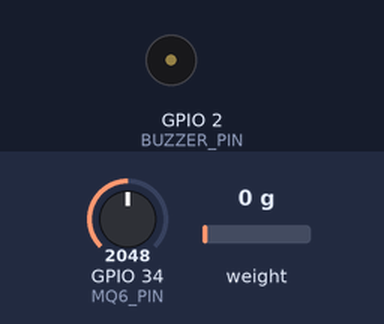
Bench run of a program on a simulated ESP32. On the bench: buzzer (waves = sounding, pin HIGH). The inputs (shaded band) are chosen by the test bench; at power-on: GPIO 34 (MQ6_PIN) = 2048, weight on the scale 0 g. WiFi joins after 1.5 s; servers stay silent unless stated; the local clock reads 2024-03-15 10:24:30 at power-on unless the program sets it; no MQTT or app messages arrive unless stated; what the program prints to the serial monitor is not drawn.

Above: at 4.7 s.
4.8 s: GPIO 34 (MQ6_PIN) set to 2452
13.2 s: GPIO 34 (MQ6_PIN) set to 2540
At 20.61 s:
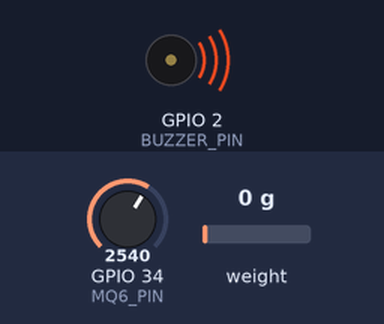
22.2 s: GPIO 34 (MQ6_PIN) set to 2047
At 23.2 s:
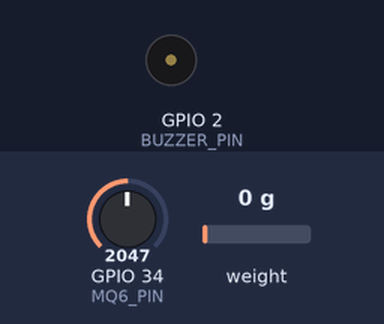
30.6 s: GPIO 34 (MQ6_PIN) set to 2866
At 40.63 s:
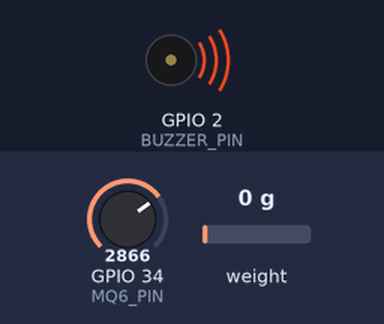
Timing chart, 0 to 42.2 s (numbered marks = the images above; inputs shaded):
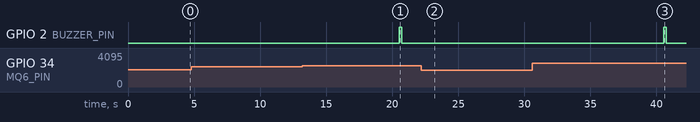

Measured:
- the behaviour switches between 2484 and 2485 on GPIO 34 (MQ6_PIN) (found by bisection; images 0 and 1)
- after the input at 4.8 s, every drawn part: stays the same
- after the input at 13.2 s, GPIO 2 (BUZZER_PIN): LOW → HIGH after 7.3 s, → LOW 0.20 s later
- after the input at 22.2 s, GPIO 2 (BUZZER_PIN): stays LOW (without the input it goes to HIGH after 8.3 s)
- after the input at 30.6 s, GPIO 2 (BUZZER_PIN): LOW → HIGH after 9.9 s, → LOW 0.20 s later

The program:

main.cpp
```cpp
/*
 * main.cpp — Firmware ESP32 pour BotAlert
 * =========================================
 * Auteur    : ElMehdi (Device / Hardware) & Mohamed Guergari (DevOps)
 *
 * MATÉRIEL NÉCESSAIRE :
 *   - ESP32 DevKit v1
 *   - Capteur de poids : HX711 + cellule de charge 50 kg
 *   - Capteur de gaz   : MQ-6 (GPL / butane)
 *   - Buzzer (alerte locale)
 *
 * BRANCHEMENTS :
 *   HX711 :
 *     DOUT → GPIO 4   (DATA)
 *     SCK  → GPIO 5   (CLOCK)
 *     VCC  → 3.3V
 *     GND  → GND
 *
 *   MQ-6 :
 *     AO   → GPIO 34  (Analogique ADC1 — lecture tension)
 *     VCC  → 5V (le filament de chauffe du MQ-6 nécessite 5V)
 *     GND  → GND
 *
 *   Buzzer :
 *     +    → GPIO 2
 *     -    → GND
 *
 * CONTRAT MQTT (identique au simulateur Python) :
 *   Topic   : botalert/<DEVICE_ID>/telemetry
 *   Payload : {"device_id":"...","ts":"...","weight_kg":...,"gas_ppm":...}
 * =========================================
 */

#include <Arduino.h>
#include <WiFi.h>
#include <PubSubClient.h>
#include <HX711.h>
#include <ArduinoJson.h>
#include <time.h>
#include "config.h"

// ─── Instances matérielles ────────────────────────────────────────────────
HX711        scale;
WiFiClient   wifiClient;
PubSubClient mqttClient(wifiClient);

// ─── Variables d'état ─────────────────────────────────────────────────────
unsigned long lastPublish = 0;
int           failCount   = 0;
bool          ntpSynced   = false;

// ─── Fonctions utilitaires ───────────────────────────────────────────────

void setupNTP() {
    Serial.println("[NTP] Synchronisation de l'heure UTC (pool.ntp.org)...");
    configTime(0, 0, "pool.ntp.org", "time.nist.gov");
    struct tm timeinfo;
    if (getLocalTime(&timeinfo, 3000)) {
        Serial.println("[NTP] ✅ Heure UTC synchronisée.");
        ntpSynced = true;
    } else {
        Serial.println("[NTP] ⚠️  Synchronisation en cours...");
    }
}

String getIsoUtcTimestamp() {
    struct tm timeinfo;
    if (getLocalTime(&timeinfo, 100)) {
        char buf[30];
        strftime(buf, sizeof(buf), "%Y-%m-%dT%H:%M:%SZ", &timeinfo);
        return String(buf);
    }
    // Horodatage de secours si NTP pas encore synchronisé
    unsigned long secs = millis() / 1000;
    char fallback[30];
    snprintf(fallback, sizeof(fallback), "2026-11-25T12:%02lu:%02luZ", (secs / 60) % 60, secs % 60);
    return String(fallback);
}

void connectWiFi() {
    Serial.printf("[WiFi] Connexion à '%s'...\n", WIFI_SSID);
    WiFi.mode(WIFI_STA);
    WiFi.begin(WIFI_SSID, WIFI_PASSWORD);

    int attempts = 0;
    while (WiFi.status() != WL_CONNECTED && attempts < 20) {
        delay(500);
        Serial.print(".");
        attempts++;
    }

    if (WiFi.status() == WL_CONNECTED) {
        Serial.printf("\n[WiFi] ✅ Connecté ! IP: %s\n",
                      WiFi.localIP().toString().c_str());
        setupNTP();
    } else {
        Serial.println("\n[WiFi] ❌ Échec connexion WiFi. Nouvelle tentative dans la boucle...");
    }
}

void connectMQTT() {
    if (WiFi.status() != WL_CONNECTED) return;

    while (!mqttClient.connected()) {
        Serial.printf("[MQTT] Connexion à %s:%d...\n", MQTT_HOST, MQTT_PORT);

        String clientId = "ESP32-BotAlert-" + String(DEVICE_ID);
        if (mqttClient.connect(clientId.c_str())) {
            Serial.println("[MQTT] ✅ Connecté !");
            failCount = 0;
        } else {
            failCount++;
            Serial.printf("[MQTT] ❌ Échec (état=%d). Retry dans 5s...\n",
                          mqttClient.state());
            delay(5000);

            if (failCount > 5) {
                Serial.println("[MQTT] Trop d'échecs → reconnexion WiFi");
                connectWiFi();
                failCount = 0;
                break;
            }
        }
    }
}

float readWeight() {
    if (!scale.is_ready()) {
        // En simulation Wokwi ou si non branché, lecture nominale ~18.4 kg
        return 18.4f;
    }
    float raw = scale.get_units(5);
    float weight = raw / SCALE_FACTOR;
    return roundf(weight * 10.0f) / 10.0f;
}

int readGasPPM() {
    int raw = analogRead(MQ6_PIN);   // 0 à 4095 (12 bits ADC sur GPIO 34)
    if (raw <= 20) {
        return 12; // Air propre baseline
    }
    float volt = raw * (3.3f / 4095.0f);
    int ppm = (int)(volt * 500);     // Approximation linéaire pour la démo
    return ppm;
}

String buildPayload(float weight_kg, int gas_ppm) {
    JsonDocument doc;
    doc["device_id"] = DEVICE_ID;
    doc["ts"]        = getIsoUtcTimestamp();
    doc["weight_kg"] = serialized(String(weight_kg, 1));
    doc["gas_ppm"]   = gas_ppm;

    String output;
    serializeJson(doc, output);
    return output;
}

// ─── Setup ────────────────────────────────────────────────────────────────
void setup() {
    Serial.begin(115200);
    delay(1000);

    Serial.println("╔══════════════════════════════╗");
    Serial.println("║   BotAlert ESP32 Firmware    ║");
    Serial.println("╚══════════════════════════════╝");
    Serial.printf("Device ID : %s\n", DEVICE_ID);
    Serial.printf("MQTT Host : %s:%d\n", MQTT_HOST, MQTT_PORT);

    // Initialiser le capteur de poids HX711
    scale.begin(HX711_DOUT_PIN, HX711_SCK_PIN);
    scale.set_scale(SCALE_FACTOR);
    scale.tare();
    Serial.println("[HX711] ✅ Capteur initialisé");

    // Initialiser le buzzer
    pinMode(BUZZER_PIN, OUTPUT);
    digitalWrite(BUZZER_PIN, LOW);

    // Connexion WiFi et MQTT
    connectWiFi();
    mqttClient.setServer(MQTT_HOST, MQTT_PORT);
    mqttClient.setKeepAlive(60);

    Serial.println("\n✅ Système prêt. Publication toutes les "
                   + String(PUBLISH_INTERVAL_MS / 1000) + "s\n");
}

// ─── Loop ─────────────────────────────────────────────────────────────────
void loop() {
    if (WiFi.status() == WL_CONNECTED) {
        if (!mqttClient.connected()) {
            connectMQTT();
        }
        mqttClient.loop();
    }

    unsigned long now = millis();
    if (now - lastPublish >= PUBLISH_INTERVAL_MS) {
        lastPublish = now;

        float weight_kg = readWeight();
        int   gas_ppm   = readGasPPM();

        if (weight_kg < 0) {
            Serial.println("[⚠️ ] Lecture poids invalide, skip");
            return;
        }

        // Alerte buzzer locale si fuite détectée
        if (gas_ppm > LEAK_THRESHOLD_PPM) {
            Serial.printf("[🚨] FUITE DÉTECTÉE ! gas_ppm=%d\n", gas_ppm);
            digitalWrite(BUZZER_PIN, HIGH);
            delay(200);
            digitalWrite(BUZZER_PIN, LOW);
        }

        String topic   = "botalert/" + String(DEVICE_ID) + "/telemetry";
        String payload = buildPayload(weight_kg, gas_ppm);

        bool ok = false;
        if (mqttClient.connected()) {
            ok = mqttClient.publish(topic.c_str(), payload.c_str(), false);
        }

        Serial.printf("[MQTT] %s | %.1f kg | %d ppm → %s\n",
                      ok ? "✅" : "⚠️",
                      weight_kg,
                      gas_ppm,
                      topic.c_str());

        Serial.println("       Payload : " + payload);
    }

    delay(20);
}
```

config.h
```cpp
/*
 * config.h — Configuration matérielle et réseau du firmware ESP32
 * ================================================================
 * INSTRUCTION :
 *   Modifier ce fichier selon votre configuration réseau et câblage.
 *   Ne jamais commiter les vrais mots de passe WiFi sur GitHub !
 *   (Ce fichier est un exemple — les vraies valeurs vont dans un
 *    fichier secrets.h non versionné, ou via build_flags dans platformio.ini)
 * ================================================================
 */
#pragma once

// ─── Identification de l'appareil ────────────────────────────────────────
#define DEVICE_ID       "home-001"   // Changer pour chaque bouteille physique

// ─── Réseau WiFi ────────────────────────────────────────────────────────────
#define WIFI_SSID       "MON_WIFI"       // Nom du réseau WiFi
#define WIFI_PASSWORD   "MON_MOT_DE_PASSE"  // Mot de passe WiFi

// ─── Broker MQTT ─────────────────────────────────────────────────────────────
// En démo : adresse IP de l'ordinateur qui fait tourner docker-compose
// En production : adresse du serveur cloud
#define MQTT_HOST       "192.168.1.100"  // ← Remplacer par votre IP
#define MQTT_PORT       1883

// ─── Broches GPIO ────────────────────────────────────────────────────────────
#define HX711_DOUT_PIN  4     // HX711 Data
#define HX711_SCK_PIN   5     // HX711 Clock
#define MQ6_PIN         34    // MQ-6 sortie analogique (GPIO 34 = ADC1_CH6)
#define BUZZER_PIN      2     // Buzzer alerte locale

// ─── Calibration capteur de poids ───────────────────────────────────────────
// COMMENT CALIBRER :
//   1. Poser un poids connu (ex: 1 kg) sur la cellule de charge
//   2. Lire la valeur brute dans le moniteur série : scale.get_units(10)
//   3. SCALE_FACTOR = valeur_brute / 1.0
#define SCALE_FACTOR    420.0f   // ← À ajuster après calibration réelle

// ─── Paramètres métier ───────────────────────────────────────────────────────
#define TARE_KG             14.0f    // Poids bouteille vide (kg)
#define BOTTLE_CAPACITY_KG  12.0f   // Capacité en gaz (kg)
#define LEAK_THRESHOLD_PPM  1000    // Seuil d'alerte fuite (ppm)
#define LOW_GAS_THRESHOLD   15      // Seuil alerte niveau bas (%)

// ─── Timing ──────────────────────────────────────────────────────────────────
#define PUBLISH_INTERVAL_MS  10000   // 10 secondes entre chaque publication
```
